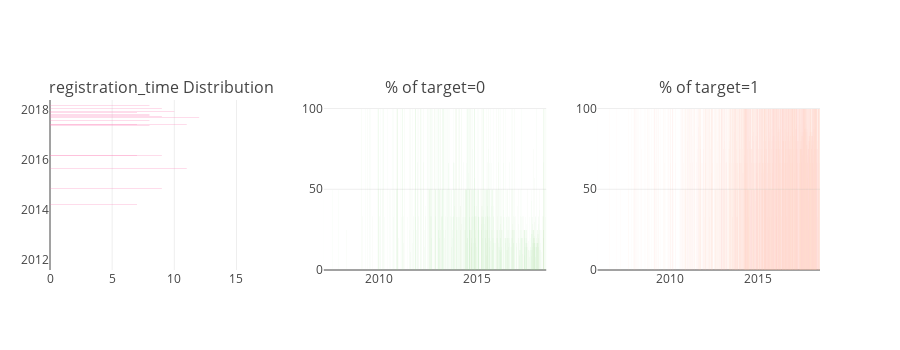

The notebook cell this image was saved under:
### Code cell
utils.catAndTrgt(X, 'registration_time', limit=100)

### Figure 1 — Plotly figure (JSON) as saved in the notebook; plotly's stock layout.template omitted (floating-point values rounded to 4 significant figures; data arrays with more than 128 entries replaced by an {"elided": "..."} marker saying what was removed)
{"data": [{"marker": {"color": "#f975ae"}, "orientation": "h", "type": "bar", "uid": "1c5d19f4-9fc3-11e8-965f-6c40089fb510", "x": [7, 7, 7, 7, 7, 7, 7, 7, 7, 7, 7, 7, 7, 7, 7, 7, 7, 7, 7, 7, 7, 7, 7, 7, 7, 7, 7, 7, 7, 7, 7, 7, 7, 7, 8, 8, 8, 8, 8, 8, 8, 8, 8, 8, 8, 8, 8, 8, 8, 8, 8, 8, 8, 8, 8, 8, 8, 8, 8, 8, 8, 8, 8, 8, 8, 8, 8, 8, 8, 9, 9, 9, 9, 9, 9, 9, 9, 9, 9, 9, 10, 10, 10, 10, 10, 11, 11, 11, 11, 11, 11, 12, 12, 12, 12, 12, 12, 14, 14, 17], "xaxis": "x", "y": ["2017-02-01", "2017-12-31", "2014-03-18", "2017-10-16", "2018-02-18", "2017-08-03", "2017-09-27", "2016-02-04", "2014-12-09", "2018-01-11", "2016-03-09", "2017-12-20", "2016-12-20", "2018-02-12", "2017-11-23", "2016-10-05", "2017-05-28", "2016-09-02", "2015-03-15", "2017-10-12", "2017-12-21", "2017-07-03", "2017-03-21", "2017-07-23", "2014-08-07", "2016-09-21", "2015-05-07", "2017-11-29", "2017-09-03", "2014-11-09", "2014-09-16", "2017-10-18", "2017-12-08", "2017-07-30", "2018-02-24", "2017-05-14", "2015-10-05", "2017-06-21", "2017-05-27", "2017-10-31", "2016-10-24", "2017-10-10", "2017-10-25", "2017-12-19", "2018-02-26", "2017-03-07", "2017-06-10", "2016-04-24", "2017-05-20", "2016-02-22", "2016-03-10", "2016-11-11", "2017-10-02", "2016-04-01", "2016-07-12", "2017-09-28", "2018-03-08", "2015-04-18", "2017-05-30", "2018-05-22", "2016-06-24", "2017-02-18", "2017-08-15", "2017-02-22", "2017-08-18", "2017-09-08", "2017-05-08", "2018-03-19", "2017-07-22", "2017-10-20", "2017-08-08", "2018-03-30", "2017-04-09", "2018-01-20", "2011-08-08", "2016-03-02", "2014-11-10", "2017-09-29", "2018-02-03", "2017-10-06", "2015-02-22", "2017-04-27", "2017-11-30", "2015-06-09", "2017-09-06", "2015-09-02", "2017-08-07", "2017-05-25", "2015-06-23", "2017-10-07", "2017-03-03", "2017-12-16", "2017-07-13", "2017-09-11", "2017-08-28", "2017-09-14", "2016-11-02", "2018-01-25", "2017-12-05", "2017-09-05"], "yaxis": "y"}, {"marker": {"color": "#96D38C"}, "name": "Target : 0", "type": "bar", "uid": "1c5facba-9fc3-11e8-a7a9-6c40089fb510", "x": {"elided": "610 str values"}, "xaxis": "x2", "y": {"elided": "610 float values"}, "yaxis": "y2"}, {"marker": {"color": "#FEBFB3"}, "name": "Target : 1", "type": "bar", "uid": "1c6597c6-9fc3-11e8-b313-6c40089fb510", "x": {"elided": "1825 str values"}, "xaxis": "x3", "y": {"elided": "1825 float values"}, "yaxis": "y3"}], "layout": {"annotations": [{"font": {"size": 16}, "showarrow": false, "text": "registration_time Distribution", "x": 0.1444, "xanchor": "center", "xref": "paper", "y": 1, "yanchor": "bottom", "yref": "paper"}, {"font": {"size": 16}, "showarrow": false, "text": "% of target=0", "x": 0.5, "xanchor": "center", "xref": "paper", "y": 1, "yanchor": "bottom", "yref": "paper"}, {"font": {"size": 16}, "showarrow": false, "text": "% of target=1", "x": 0.8556, "xanchor": "center", "xref": "paper", "y": 1, "yanchor": "bottom", "yref": "paper"}], "height": 350, "margin": {"l": 50}, "showlegend": false, "xaxis": {"anchor": "y", "domain": [0, 0.2889]}, "xaxis2": {"anchor": "y2", "domain": [0.3556, 0.6444]}, "xaxis3": {"anchor": "y3", "domain": [0.7111, 1]}, "yaxis": {"anchor": "x", "domain": [0, 1]}, "yaxis2": {"anchor": "x2", "domain": [0, 1]}, "yaxis3": {"anchor": "x3", "domain": [0, 1]}}}
